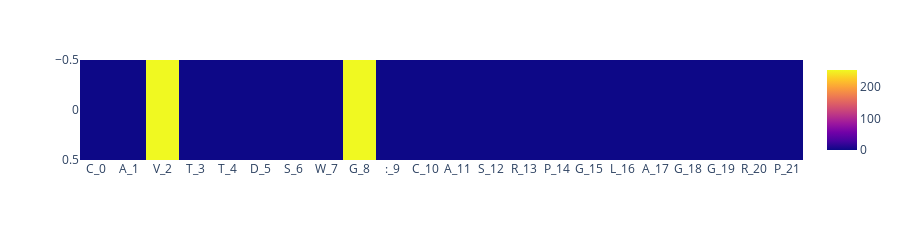

Notebook code cell kept with this figure:
### Code cell
HbondsCDR_list = []
Hbonds_list = []
df_donor_acceptor = get_donoar_acceptor(pdbid)
print('resname, #hbond, #hbond_cdrs')
for ii in alpha_tickers:
    res = f'{alphachain}0{ii:03d}'
    bonds = df_donor_acceptor[
        (df_donor_acceptor[['donor_4digit','acceptor_4digit']] == res).any(axis=1)]
    #display(bonds)
    Hbonds_list.append(len(bonds))
    bonds_cdrs = bonds.query('donor_chain_identifier==acceptor_chain_identifier')
    bonds_cdrs = bonds_cdrs.query(
        '((donor_res_seq_num > 88) and (donor_res_seq_num < 108)) and ((acceptor_res_seq_num > 88) and (acceptor_res_seq_num < 108))')
    
    #print(res, len(bonds), len(bonds_cdrs) )
    HbondsCDR_list.append(len(bonds_cdrs))

Hbonds_list.append(":")
HbondsCDR_list.append(":")

print('')
print('resname, #hbond, #hbond_cdrs')
for ii in beta_tickers:
    res = f'{betachain}0{ii:03d}'
    bonds = df_donor_acceptor[
        (df_donor_acceptor[['donor_4digit','acceptor_4digit']] == res).any(axis=1)]
    
    Hbonds_list.append(len(bonds))
    
    bonds_cdrs = bonds.query('donor_chain_identifier==acceptor_chain_identifier')
    bonds_cdrs = bonds_cdrs.query(
        '((donor_res_seq_num > 88) and (donor_res_seq_num < 108)) and ((acceptor_res_seq_num > 88) and (acceptor_res_seq_num < 108))')
    
    #print(res, len(bonds), len(bonds_cdrs) )
    HbondsCDR_list.append(len(bonds_cdrs))

attended_tcrs, attended_peps = get_attended(cdr_alpha, cdr_beta, peptide)
temp = attended_tcrs.to_frame().rename(columns={0:'is_attention_large'})
temp['cdrs'] = cdrs
temp['#Hbonds'] = Hbonds_list
temp['#Hbonds_cdr'] = HbondsCDR_list
temp['AA_type'] = temp.reset_index()['index'].apply(lambda x: x.split('_')[0]).values

display(temp.T) #, attended_peps
display(px.imshow(attended_tcrs.to_frame().T, 
                  aspect="auto",
                  height=200
                 ))
plt.show()
display(attended_peps.to_frame().T) #, attended_peps

### Figure 1 — Plotly figure (JSON) as saved in the notebook; plotly's stock layout.template omitted (floating-point values rounded to 4 significant figures)
{"data": [{"coloraxis": "coloraxis", "hovertemplate": "x: %{x}<br>y: %{y}<br>color: %{z}<extra></extra>", "name": "0", "type": "heatmap", "x": ["C_0", "A_1", "V_2", "T_3", "T_4", "D_5", "S_6", "W_7", "G_8", ":_9", "C_10", "A_11", "S_12", "R_13", "P_14", "G_15", "L_16", "A_17", "G_18", "G_19", "R_20", "P_21"], "xaxis": "x", "y": [0], "yaxis": "y", "z": [[0, 0, 255, 0, 0, 0, 0, 0, 255, 0, 0, 0, 0, 0, 0, 0, 0, 0, 0, 0, 0, 0]]}], "layout": {"coloraxis": {"colorscale": [[0, "#0d0887"], [0.1111, "#46039f"], [0.2222, "#7201a8"], [0.3333, "#9c179e"], [0.4444, "#bd3786"], [0.5556, "#d8576b"], [0.6667, "#ed7953"], [0.7778, "#fb9f3a"], [0.8889, "#fdca26"], [1, "#f0f921"]]}, "height": 200, "margin": {"t": 60}, "xaxis": {"anchor": "y", "domain": [0, 1]}, "yaxis": {"anchor": "x", "autorange": "reversed", "domain": [0, 1]}}}
